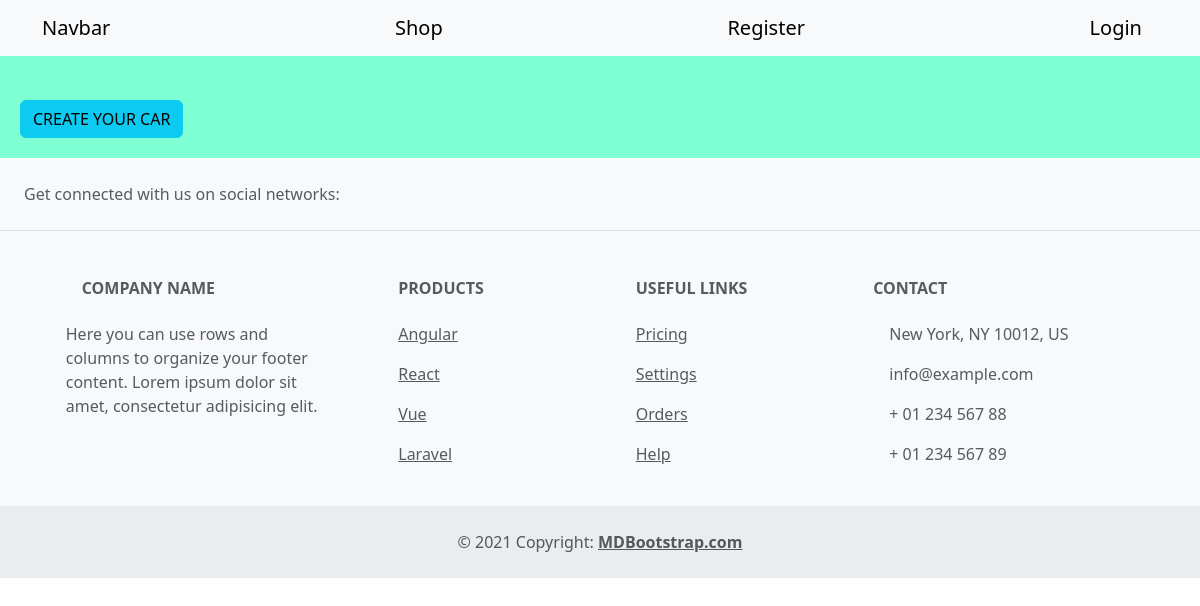
The app's page /shop/, older data.
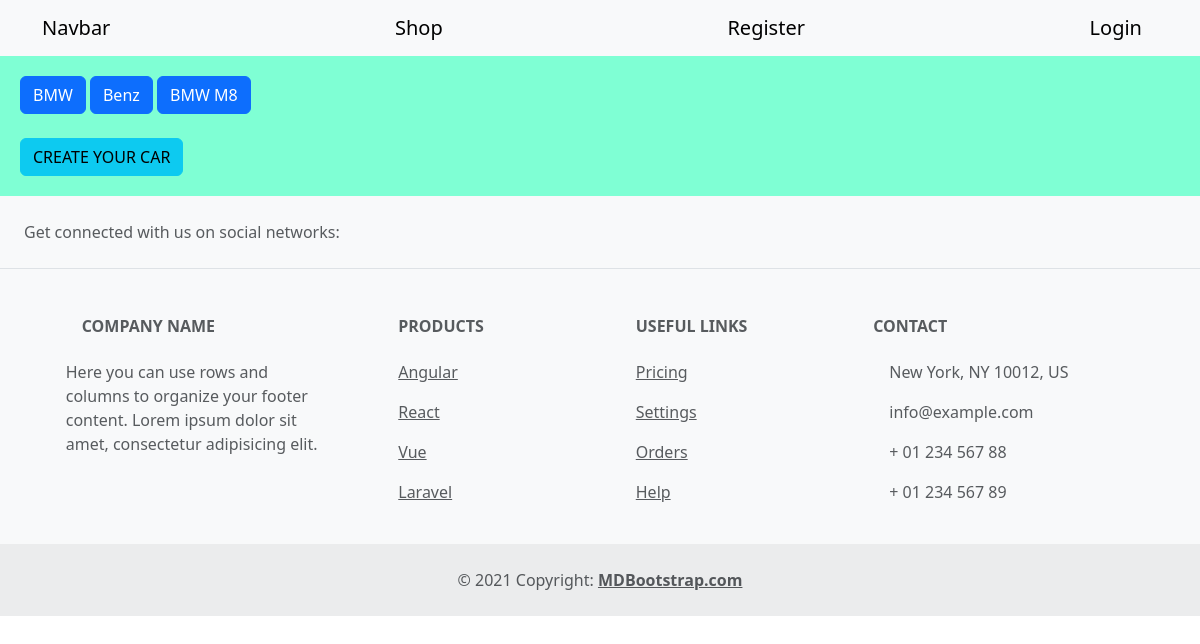
The same page, newer data.
### home/models.py (models this page shows, shortened)
class Car(models.Model):
    name = models.CharField(max_length=100)
    owner = models.CharField(max_length=100)
    year = models.PositiveSmallIntegerField()

### home/views.py (the view)
# urls.py: path('shop/', views.HomeList.as_view(), name='car_shop'),
class HomeList(ListView):
    template_name = 'home/shop.html'
    model = Car
    ordering = 'year'
    context_object_name = 'cars'
    allow_empty = True

### home/templates/home/shop.html
{% extends 'base.html' %}
{% block content %}
<div>
{% for car in cars %}
<a style="text-decoration: none;" class="btn btn-primary" href="{% url 'home:car_detail' car.id %}">{{ car.name }}</a>
{% endfor %}
</div><br>
    <a class="btn btn-info"  href="{% url 'home:car_create' %}">CREATE YOUR CAR</a>
{% endblock %}

Row changes from the older to the newer data that the page shows:
added Car: name "BMW"
added Car: name "Benz"
added Car: name "BMW M8"
